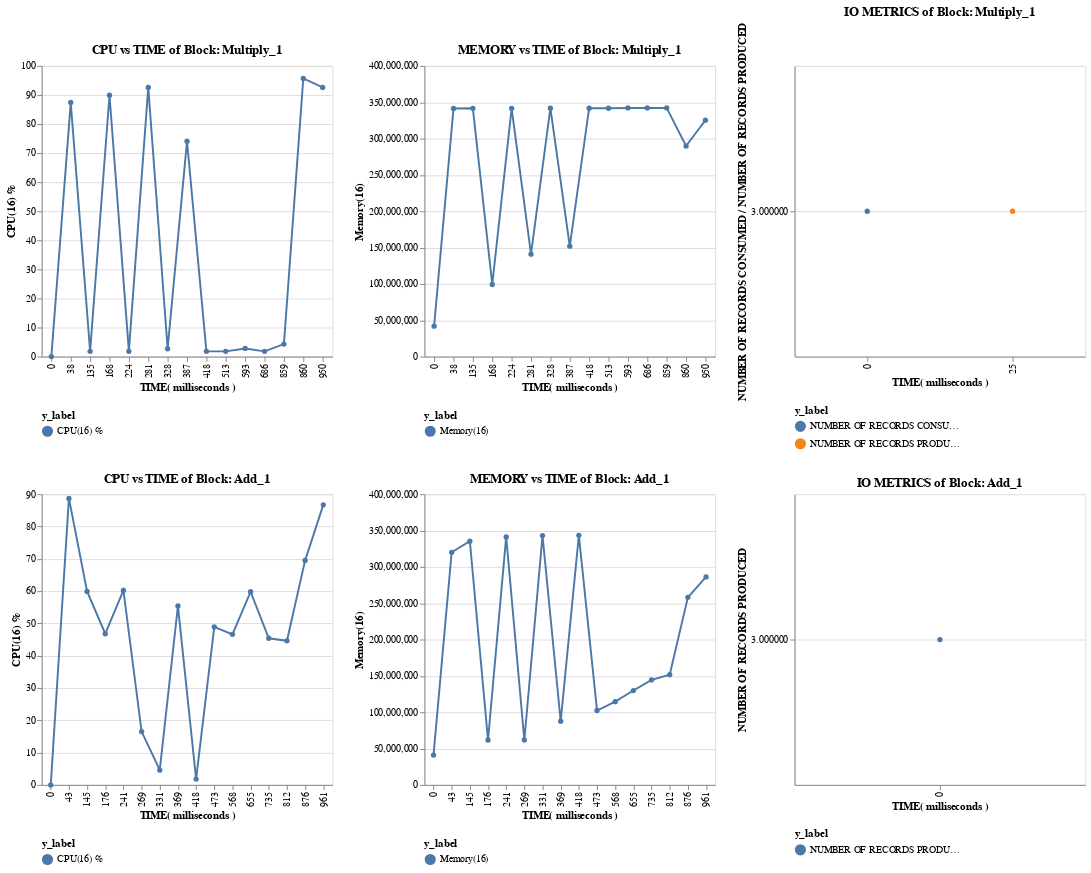

Source (notebook cell):
### Code cell
deployed_pipeline.monitor()

deployed_pipeline.metrics().plot()

### Figure 1 — Vega-Lite specification as saved in the notebook (floating-point values rounded to 4 significant figures)
{"config": {"view": {"continuousWidth": 400, "continuousHeight": 300}}, "vconcat": [{"hconcat": [{"data": {"name": "data-6eb40a11a6b95d4ebd271dcdbc913586"}, "mark": {"type": "line", "point": true}, "encoding": {"color": {"type": "nominal", "field": "y_label", "legend": {"columns": 1, "orient": "bottom"}}, "x": {"type": "ordinal", "field": "x", "title": "TIME( milliseconds )"}, "y": {"type": "quantitative", "field": "y", "scale": {"zero": false}, "title": "CPU(16) %"}}, "height": 300, "title": {"text": "CPU vs TIME of Block: Multiply_1", "frame": "group"}, "width": 300}, {"data": {"name": "data-e0ce64ea932fbb94b37b35d92a45e52d"}, "mark": {"type": "line", "point": true}, "encoding": {"color": {"type": "nominal", "field": "y_label", "legend": {"columns": 1, "orient": "bottom"}}, "x": {"type": "ordinal", "field": "x", "title": "TIME( milliseconds )"}, "y": {"type": "quantitative", "field": "y", "scale": {"zero": false}, "title": "Memory(16)"}}, "height": 300, "title": {"text": "MEMORY vs TIME of Block: Multiply_1", "frame": "group"}, "width": 300}, {"data": {"name": "data-dab72ea8daa1f01df1da2fad0696445a"}, "mark": {"type": "line", "point": true}, "encoding": {"color": {"type": "nominal", "field": "y_label", "legend": {"columns": 1, "orient": "bottom"}}, "x": {"type": "ordinal", "field": "x", "title": "TIME( milliseconds )"}, "y": {"type": "quantitative", "field": "y", "scale": {"zero": false}, "title": "NUMBER OF RECORDS CONSUMED / NUMBER OF RECORDS PRODUCED"}}, "height": 300, "title": {"text": "IO METRICS of Block: Multiply_1", "frame": "group"}, "width": 300}], "resolve": {"scale": {"color": "independent"}}}, {"hconcat": [{"data": {"name": "data-2dbbf33b02a9ad0f82d4be46473e2c36"}, "mark": {"type": "line", "point": true}, "encoding": {"color": {"type": "nominal", "field": "y_label", "legend": {"columns": 1, "orient": "bottom"}}, "x": {"type": "ordinal", "field": "x", "title": "TIME( milliseconds )"}, "y": {"type": "quantitative", "field": "y", "scale": {"zero": false}, "title": "CPU(16) %"}}, "height": 300, "title": {"text": "CPU vs TIME of Block: Add_1", "frame": "group"}, "width": 300}, {"data": {"name": "data-a3e340bd7574ec9b769cabbf2ab8fe83"}, "mark": {"type": "line", "point": true}, "encoding": {"color": {"type": "nominal", "field": "y_label", "legend": {"columns": 1, "orient": "bottom"}}, "x": {"type": "ordinal", "field": "x", "title": "TIME( milliseconds )"}, "y": {"type": "quantitative", "field": "y", "scale": {"zero": false}, "title": "Memory(16)"}}, "height": 300, "title": {"text": "MEMORY vs TIME of Block: Add_1", "frame": "group"}, "width": 300}, {"data": {"name": "data-8d749be1ed36c62b8c6a6c70c6abc61a"}, "mark": {"type": "line", "point": true}, "encoding": {"color": {"type": "nominal", "field": "y_label", "legend": {"columns": 1, "orient": "bottom"}}, "x": {"type": "ordinal", "field": "x", "title": "TIME( milliseconds )"}, "y": {"type": "quantitative", "field": "y", "scale": {"zero": false}, "title": "NUMBER OF RECORDS PRODUCED"}}, "height": 300, "title": {"text": "IO METRICS of Block: Add_1", "frame": "group"}, "width": 300}], "resolve": {"scale": {"color": "independent"}}}], "$schema": "https://vega.github.io/schema/vega-lite/v4.8.1.json", "datasets": {"data-6eb40a11a6b95d4ebd271dcdbc913586": [{"y": 0.0, "y_label": "CPU(16) %", "x": 0.0, "x_label": "TIME", "x_type": "DATE", "y_type": "FLOAT"}, {"y": 89.9, "y_label": "CPU(16) %", "x": 168.0, "x_label": "TIME", "x_type": "DATE", "y_type": "FLOAT"}, {"y": 92.6, "y_label": "CPU(16) %", "x": 281.0, "x_label": "TIME", "x_type": "DATE", "y_type": "FLOAT"}, {"y": 74.1, "y_label": "CPU(16) %", "x": 387.0, "x_label": "TIME", "x_type": "DATE", "y_type": "FLOAT"}, {"y": 95.7, "y_label": "CPU(16) %", "x": 860.0, "x_label": "TIME", "x_type": "DATE", "y_type": "FLOAT"}, {"y": 92.6, "y_label": "CPU(16) %", "x": 950.0, "x_label": "TIME", "x_type": "DATE", "y_type": "FLOAT"}, {"y": 87.4, "y_label": "CPU(16) %", "x": 38.0, "x_label": "TIME", "x_type": "DATE", "y_type": "FLOAT"}, {"y": 1.8, "y_label": "CPU(16) %", "x": 135.0, "x_label": "TIME", "x_type": "DATE", "y_type": "FLOAT"}, {"y": 1.8, "y_label": "CPU(16) %", "x": 224.0, "x_label": "TIME", "x_type": "DATE", "y_type": "FLOAT"}, {"y": 2.7, "y_label": "CPU(16) %", "x": 328.0, "x_label": "TIME", "x_type": "DATE", "y_type": "FLOAT"}, {"y": 1.8, "y_label": "CPU(16) %", "x": 418.0, "x_label": "TIME", "x_type": "DATE", "y_type": "FLOAT"}, {"y": 1.8, "y_label": "CPU(16) %", "x": 513.0, "x_label": "TIME", "x_type": "DATE", "y_type": "FLOAT"}, {"y": 2.8, "y_label": "CPU(16) %", "x": 593.0, "x_label": "TIME", "x_type": "DATE", "y_type": "FLOAT"}, {"y": 1.8, "y_label": "CPU(16) %", "x": 686.0, "x_label": "TIME", "x_type": "DATE", "y_type": "FLOAT"}, {"y": 4.3, "y_label": "CPU(16) %", "x": 859.0, "x_label": "TIME", "x_type": "DATE", "y_type": "FLOAT"}], "data-e0ce64ea932fbb94b37b35d92a45e52d": [{"y": 41850000.0, "y_label": "Memory(16)", "x": 0.0, "x_label": "TIME", "x_type": "DATE", "y_type": "FLOAT"}, {"y": 99200000.0, "y_label": "Memory(16)", "x": 168.0, "x_label": "TIME", "x_type": "DATE", "y_type": "FLOAT"}, {"y": 141000000.0, "y_label": "Memory(16)", "x": 281.0, "x_label": "TIME", "x_type": "DATE", "y_type": "FLOAT"}, {"y": 151900000.0, "y_label": "Memory(16)", "x": 387.0, "x_label": "TIME", "x_type": "DATE", "y_type": "FLOAT"}, {"y": 289800000.0, "y_label": "Memory(16)", "x": 860.0, "x_label": "TIME", "x_type": "DATE", "y_type": "FLOAT"}, {"y": 325200000.0, "y_label": "Memory(16)", "x": 950.0, "x_label": "TIME", "x_type": "DATE", "y_type": "FLOAT"}, {"y": 341400000.0, "y_label": "Memory(16)", "x": 38.0, "x_label": "TIME", "x_type": "DATE", "y_type": "FLOAT"}, {"y": 341600000.0, "y_label": "Memory(16)", "x": 135.0, "x_label": "TIME", "x_type": "DATE", "y_type": "FLOAT"}, {"y": 341600000.0, "y_label": "Memory(16)", "x": 224.0, "x_label": "TIME", "x_type": "DATE", "y_type": "FLOAT"}, {"y": 341700000.0, "y_label": "Memory(16)", "x": 328.0, "x_label": "TIME", "x_type": "DATE", "y_type": "FLOAT"}, {"y": 341700000.0, "y_label": "Memory(16)", "x": 418.0, "x_label": "TIME", "x_type": "DATE", "y_type": "FLOAT"}, {"y": 341700000.0, "y_label": "Memory(16)", "x": 513.0, "x_label": "TIME", "x_type": "DATE", "y_type": "FLOAT"}, {"y": 342100000.0, "y_label": "Memory(16)", "x": 593.0, "x_label": "TIME", "x_type": "DATE", "y_type": "FLOAT"}, {"y": 342100000.0, "y_label": "Memory(16)", "x": 686.0, "x_label": "TIME", "x_type": "DATE", "y_type": "FLOAT"}, {"y": 342200000.0, "y_label": "Memory(16)", "x": 859.0, "x_label": "TIME", "x_type": "DATE", "y_type": "FLOAT"}], "data-dab72ea8daa1f01df1da2fad0696445a": [{"y": 3, "y_label": "NUMBER OF RECORDS CONSUMED", "x": 0.0, "x_label": "TIME", "x_type": "DATE", "y_type": "FLOAT"}, {"y": 3, "y_label": "NUMBER OF RECORDS PRODUCED", "x": 25.0, "x_label": "TIME", "x_type": "DATE", "y_type": "FLOAT"}], "data-2dbbf33b02a9ad0f82d4be46473e2c36": [{"y": 0.0, "y_label": "CPU(16) %", "x": 0.0, "x_label": "TIME", "x_type": "DATE", "y_type": "FLOAT"}, {"y": 46.8, "y_label": "CPU(16) %", "x": 176.0, "x_label": "TIME", "x_type": "DATE", "y_type": "FLOAT"}, {"y": 16.5, "y_label": "CPU(16) %", "x": 269.0, "x_label": "TIME", "x_type": "DATE", "y_type": "FLOAT"}, {"y": 55.4, "y_label": "CPU(16) %", "x": 369.0, "x_label": "TIME", "x_type": "DATE", "y_type": "FLOAT"}, {"y": 48.9, "y_label": "CPU(16) %", "x": 473.0, "x_label": "TIME", "x_type": "DATE", "y_type": "FLOAT"}, {"y": 46.6, "y_label": "CPU(16) %", "x": 568.0, "x_label": "TIME", "x_type": "DATE", "y_type": "FLOAT"}, {"y": 59.8, "y_label": "CPU(16) %", "x": 655.0, "x_label": "TIME", "x_type": "DATE", "y_type": "FLOAT"}, {"y": 45.4, "y_label": "CPU(16) %", "x": 735.0, "x_label": "TIME", "x_type": "DATE", "y_type": "FLOAT"}, {"y": 44.6, "y_label": "CPU(16) %", "x": 812.0, "x_label": "TIME", "x_type": "DATE", "y_type": "FLOAT"}, {"y": 69.5, "y_label": "CPU(16) %", "x": 876.0, "x_label": "TIME", "x_type": "DATE", "y_type": "FLOAT"}, {"y": 86.7, "y_label": "CPU(16) %", "x": 961.0, "x_label": "TIME", "x_type": "DATE", "y_type": "FLOAT"}, {"y": 88.7, "y_label": "CPU(16) %", "x": 43.0, "x_label": "TIME", "x_type": "DATE", "y_type": "FLOAT"}, {"y": 59.9, "y_label": "CPU(16) %", "x": 145.0, "x_label": "TIME", "x_type": "DATE", "y_type": "FLOAT"}, {"y": 60.2, "y_label": "CPU(16) %", "x": 241.0, "x_label": "TIME", "x_type": "DATE", "y_type": "FLOAT"}, {"y": 4.6, "y_label": "CPU(16) %", "x": 331.0, "x_label": "TIME", "x_type": "DATE", "y_type": "FLOAT"}, {"y": 1.8, "y_label": "CPU(16) %", "x": 418.0, "x_label": "TIME", "x_type": "DATE", "y_type": "FLOAT"}], "data-a3e340bd7574ec9b769cabbf2ab8fe83": [{"y": 41060000.0, "y_label": "Memory(16)", "x": 0.0, "x_label": "TIME", "x_type": "DATE", "y_type": "FLOAT"}, {"y": 61740000.0, "y_label": "Memory(16)", "x": 176.0, "x_label": "TIME", "x_type": "DATE", "y_type": "FLOAT"}, {"y": 61740000.0, "y_label": "Memory(16)", "x": 269.0, "x_label": "TIME", "x_type": "DATE", "y_type": "FLOAT"}, {"y": 87580000.0, "y_label": "Memory(16)", "x": 369.0, "x_label": "TIME", "x_type": "DATE", "y_type": "FLOAT"}, {"y": 102400000.0, "y_label": "Memory(16)", "x": 473.0, "x_label": "TIME", "x_type": "DATE", "y_type": "FLOAT"}, {"y": 114500000.0, "y_label": "Memory(16)", "x": 568.0, "x_label": "TIME", "x_type": "DATE", "y_type": "FLOAT"}, {"y": 129800000.0, "y_label": "Memory(16)", "x": 655.0, "x_label": "TIME", "x_type": "DATE", "y_type": "FLOAT"}, {"y": 144500000.0, "y_label": "Memory(16)", "x": 735.0, "x_label": "TIME", "x_type": "DATE", "y_type": "FLOAT"}, {"y": 151600000.0, "y_label": "Memory(16)", "x": 812.0, "x_label": "TIME", "x_type": "DATE", "y_type": "FLOAT"}, {"y": 258000000.0, "y_label": "Memory(16)", "x": 876.0, "x_label": "TIME", "x_type": "DATE", "y_type": "FLOAT"}, {"y": 286200000.0, "y_label": "Memory(16)", "x": 961.0, "x_label": "TIME", "x_type": "DATE", "y_type": "FLOAT"}, {"y": 320100000.0, "y_label": "Memory(16)", "x": 43.0, "x_label": "TIME", "x_type": "DATE", "y_type": "FLOAT"}, {"y": 335400000.0, "y_label": "Memory(16)", "x": 145.0, "x_label": "TIME", "x_type": "DATE", "y_type": "FLOAT"}, {"y": 341200000.0, "y_label": "Memory(16)", "x": 241.0, "x_label": "TIME", "x_type": "DATE", "y_type": "FLOAT"}, {"y": 343100000.0, "y_label": "Memory(16)", "x": 331.0, "x_label": "TIME", "x_type": "DATE", "y_type": "FLOAT"}, {"y": 343400000.0, "y_label": "Memory(16)", "x": 418.0, "x_label": "TIME", "x_type": "DATE", "y_type": "FLOAT"}], "data-8d749be1ed36c62b8c6a6c70c6abc61a": [{"y": 3, "y_label": "NUMBER OF RECORDS PRODUCED", "x": 0.0, "x_label": "TIME", "x_type": "DATE", "y_type": "FLOAT"}]}}
